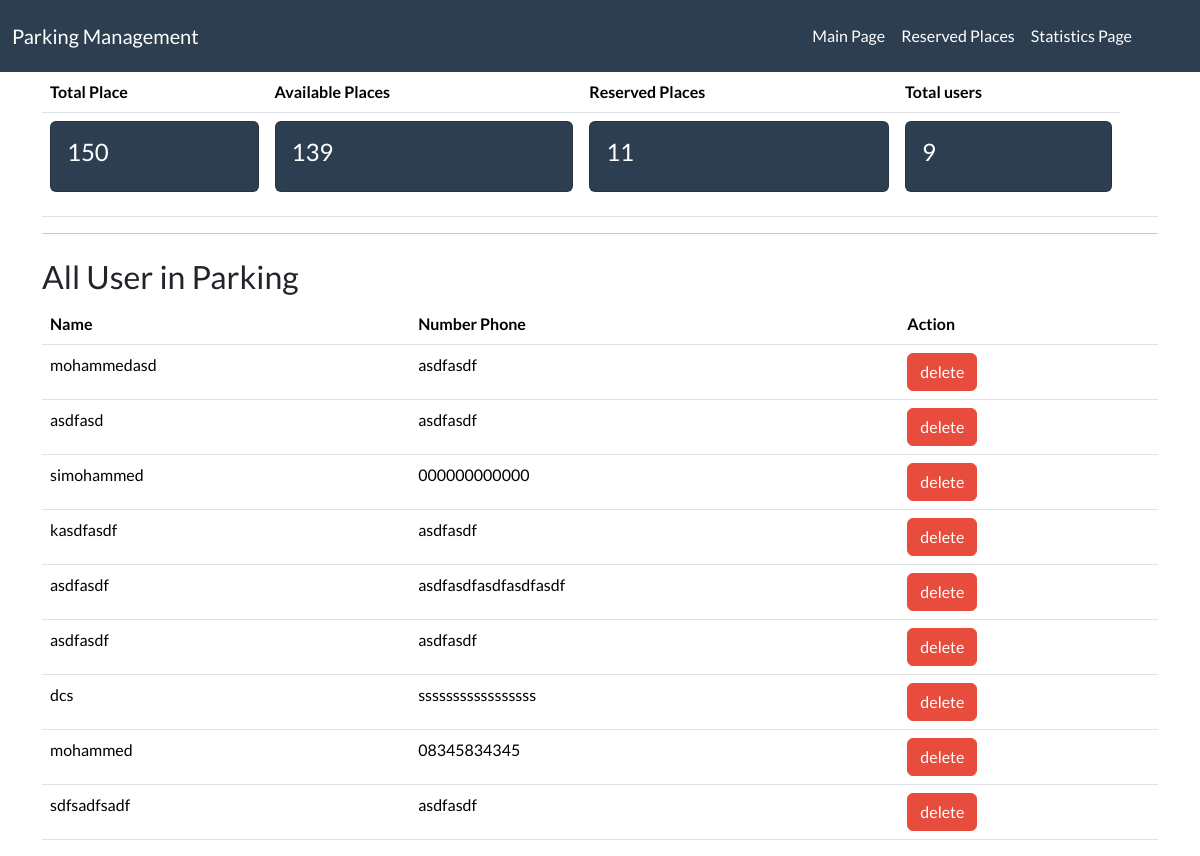
The app's page /Statistics/, older data.
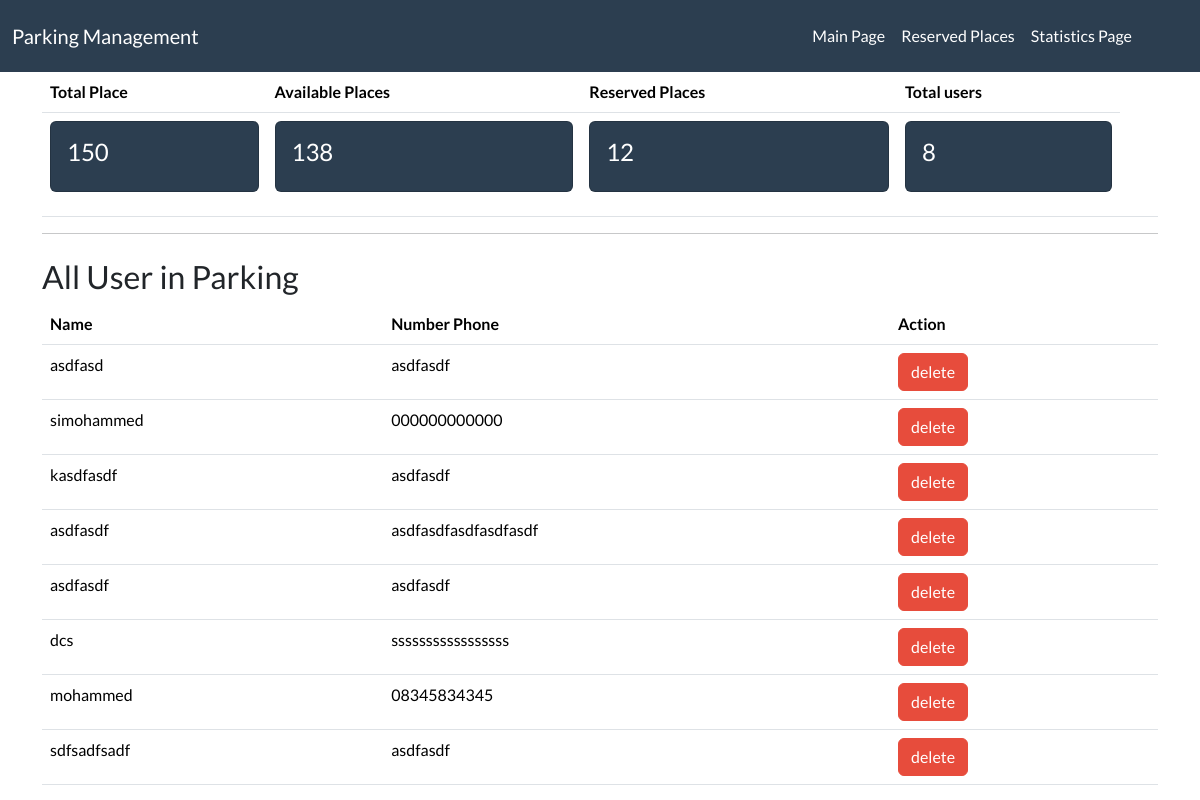
The same page, newer data.
### parking_app/models.py (models this page shows)
class User(models.Model):
    name = models.CharField(max_length=100)
    phone_number = models.CharField(max_length=15)

### parking_app/views.py (the view)
# urls.py: path('Statistics/', static_page, name='static_page'),
def static_page(request):
    total_places = ParkingPlace.objects.count()
    available_places = ParkingPlace.objects.filter(is_available=True).count()
    reserved_places = ParkingPlace.objects.filter(is_available=False).count()
    reserved_places_ = ParkingPlace.objects.filter(is_available=False)
    users = User.objects.all
    total_users = User.objects.count()
    return render(request, 'static_page.html', {
        'total_places': total_places,
        'available_places': available_places,
        'reserved_places': reserved_places,
        'total_users': total_users,
        "users":users
    })

### parking_app/templates/static_page.html (shortened to what this page needs)
{% extends 'base.html' %}
{% block content %}
  <div class="container">
    <table class="table">
      <thead>
        <tr>
          <th>Total Place</th>
          <th>Available Places</th>
          <th>Reserved Places</th>
          <th>Total users</th>
        </tr>
      </thead>
     <tbody>
          <tr>
            <td>
              <div class="card text-white bg-primary mb-3" >
                <div class="card-body">
                  <h4 class="card-title">{{ total_places }}</h4>
                </div>
              </div>
            </td>
            <td>
              <div class="card text-white bg-primary mb-3" >
                <div class="card-body">
                  <h4 class="card-title">{{ available_places }}</h4>
                </div>
              </div>
            </td>
            <td>
              <div class="card text-white bg-primary mb-3" >
                <div class="card-body">
                  <h4 class="card-title">{{ reserved_places }}</h4>
                </div>
              </div>
            </td>
            <td>
              <div class="card text-white bg-primary mb-3" >
                <div class="card-body">
                  <h4 class="card-title">{{ total_users }}</h4>
                </div>
              </div>
            </td>
            <td>
          </tr>
      </tbody>
    </table>
    <hr>
    <h3 class="mt-4">All User in Parking</h3>
    <table class="table">
      <thead>
        <tr>
          <th>Name</th>
          <th>Number Phone</th>
          <th>Action</tr>
      </thead>
     <tbody>
        {% for user in users %}
          <tr>
            <td>{{ user.name }}</td>
            <td>{{ user.phone_number }}</td>
            <td>
              <a href="{% url 'delete_user' user.id %}" class="btn btn-danger">delete</a>
            </td>
          </tr>
        {% endfor %}
      </tbody>
    </table>
  </div>
{% endblock %}

Row changes from the older to the newer data that the page shows:
removed User: name "mohammedasd", phone_number "asdfasdf"
Text that changed along with them:
{{ available_places }}: "139" → "138"
{{ reserved_places }}: "11" → "12"
{{ total_users }}: "9" → "8"
